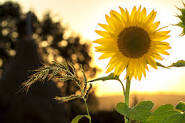
#> input picture images.jpg, 185 x 123 px
$ python task3.py
#> lines starting #> are read from the running program, lines starting #| are printed output that depends on the picture
#найти canny edges на изображенни
import cv2 as cv
import matplotlib.pyplot as plt

# Поиск изображения по источнику
image = cv.imread('images.jpg',0)
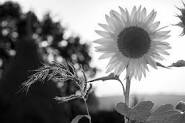
#> image: shape (123, 185); min 0, max 255, mean 129
#Используя метод хитрого изображения для нашего изображения
edges = cv.Canny(image,100,200)
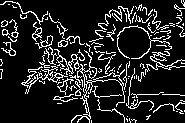
#> edges: shape (123, 185); 14% white in thin lines or dots
#Сравнение исходного изображения с измененным состоянием нашего изображения с помощью canny image.
cv.imshow('Original image', image)
cv.imshow('Canny edges', edges)
cv.imwrite('task3-image/original_image.jpg', image)
cv.imwrite('task3-image/canny_edge_image.jpg', edges)
cv.waitKey(0)
cv.destroyAllWindows()

$ run again, with download.jpg copied over images.jpg
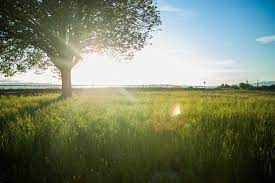
#> input picture download.jpg, 275 x 183 px
#> `image = cv.imread('images.jpg',0)`:
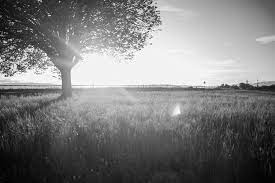
#> image: shape (183, 275); min 0, max 255, mean 123.4
#> `edges = cv.Canny(image,100,200)`:
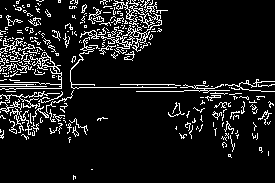
#> edges: shape (183, 275); 9.9% white in thin lines or dots
